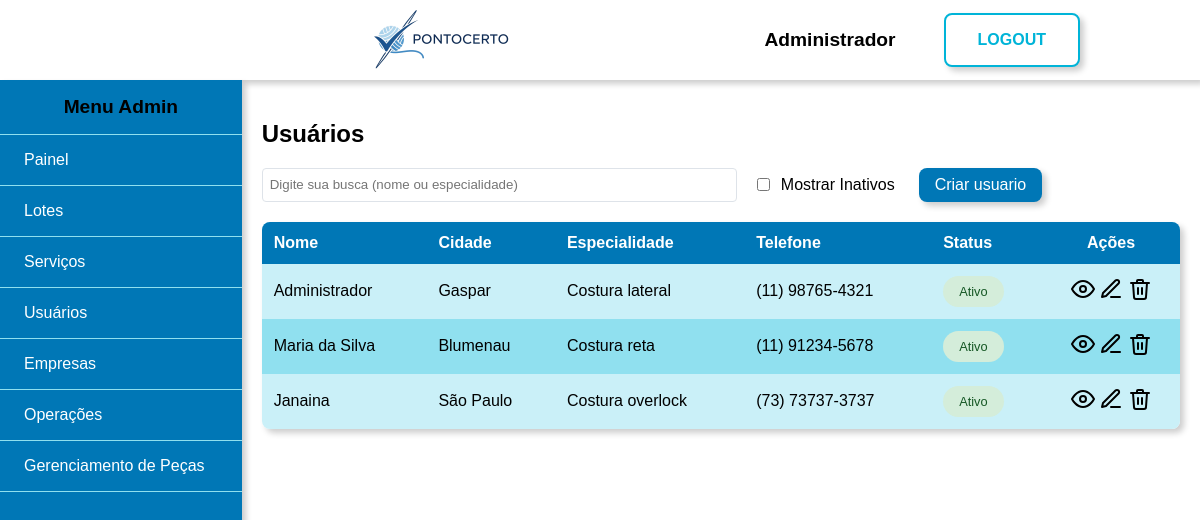
Screenshot of /admin/usuarios (signed in) with the database file from the repository.
### tables this page shows
CREATE TABLE usuarios (
    id int PRIMARY KEY AUTO_INCREMENT,
    tipo enum('admin', 'costureira') NOT NULL DEFAULT 'costureira',
    nome varchar(50) NOT NULL,
    cpf varchar(11) NOT NULL UNIQUE,
    email varchar(250) NOT NULL UNIQUE,
    telefone varchar(11) NOT NULL,
    cep varchar(8) NOT NULL,
    logradouro varchar(250),
    complemento varchar(50),
    cidade varchar(100),
    tipo_chave_pix enum('cpf', 'cnpj', 'email', 'telefone', 'aleatoria') DEFAULT 'cpf',
    chave_pix varchar(250),
    senha varchar(255) NOT NULL,
    banco int NULL DEFAULT 0,
    agencia INT NULL DEFAULT 0,
    conta INT NULL DEFAULT 0,
    especialidade_id INT NOT NULL DEFAULT 2,
    ativo TINYINT DEFAULT 1,
    created_at TIMESTAMP DEFAULT CURRENT_TIMESTAMP,
    updated_at TIMESTAMP DEFAULT CURRENT_TIMESTAMP ON UPDATE CURRENT_TIMESTAMP
 );

CREATE TABLE especialidade (
    id INT PRIMARY KEY AUTO_INCREMENT,
    nome VARCHAR(50) NOT NULL UNIQUE
);

### views/admin/usuarios.php (the view, shortened to what the rows shown need)
<div class="conteudo flex">
    <div class="conteudo-tabela">
    <h2>Usuários</h2>
        <div class="tabela">
            <table cellspacing='0' class="redondinho shadow filter">
                <thead>
                    <tr>
                        <th class="ae">Nome</th>
                        <th class="ae">Cidade</th>
                        <th class="ae">Especialidade</th>
                        <th class="ae">Telefone</th>
                        <th class="ae">Status</th>
                        <th class="ac">Ações</th>
                    </tr>
                </thead>
                <tbody>
                    <?php foreach ($listaUsuarios as $usuario): ?>
                        <tr class="linha-filter" data-ativo="<?= $usuario['ativo'] ? '1' : '0' ?>">
                            <td class="ae"><?= htmlspecialchars($usuario['nome']) ?></td>
                            <td class="ae"><?= htmlspecialchars($usuario['cidade']) ?></td>
                            <td class="ae"><?= htmlspecialchars($usuario['especialidade'] ?? 'N/A') ?></td>
                            <td class="ae" id="telefone"><?= htmlspecialchars($usuario['telefone']) ?></td>
                            <td class="ae"> <span class="status-badge <?=$usuario['ativo'] ? "active":"inactive" ?> "> <?= htmlspecialchars($usuario['ativo'] ? "Ativo":"Inativo") ?></span></td>
                            <td class="ac">
                                <a href="<?= BASE_URL ?>admin/visualizar-usuario?id=<?= $usuario['id'] ?>">
                                    <img class="icone" src="<?php echo ASSETS_URL?>icones/visualizar.svg" alt="visualizar">
                                </a>
                                <a href="<?= BASE_URL ?>admin/editar-usuario?id=<?= $usuario['id'] ?>">
                                    <img class="icone" src="<?php echo ASSETS_URL?>icones/editar.svg" alt="editar">
                                </a>
                                <?php if ($usuario['ativo']): ?>
                                    <a href="<?= BASE_URL ?>admin/remover-usuario?id=<?= $usuario['id'] ?>">
                                        <img class="icone" src="<?php echo ASSETS_URL?>icones/remover.svg" alt="remover">
                                    </a>
                                <?php else: ?>
                                    <a href="<?= BASE_URL ?>admin/reativar-usuario?id=<?= $usuario['id'] ?>">
                                        <img class="icone" src="<?php echo ASSETS_URL?>icones/reativar.svg" alt="reativar">
                                    </a>
                                <?php endif; ?>
                            </td>
                        </tr>
                    <?php endforeach; ?>
                </tbody>
            </table>
        </div>
    </div>
</div>

### views/shared/header.php (shortened to what the rows shown need)
<!DOCTYPE html>
<html lang="pt-BR">
<head>
    <link rel="stylesheet" href="<?php echo ASSETS_URL?>css/style.css">
</head>
<body>
    <?php if ($login ?? false): ?>
        <div class="principal azul flex center">
    <?php else: ?>
        <div class="principal">
            <?php if ($usuarioLogado ?? false): ?>
                <div class="topo flex h-center shadow">
                    <a class="imagem-topo" href="<?= $dashboardLink ?>">
                        <img src="<?php echo ASSETS_URL?>img/banner.png" alt="banner">
                    </a>
                    <span class="flex l-gap v-center">
                        <span class="nome-usuario"><?= htmlspecialchars($nomeUsuario) ?></span>
                        <a href="<?= BASE_URL ?>logout" class="botao-grande">LOGOUT</a>
                    </span>
                </div>
            <?php endif; ?>
    <?php endif; ?>

### rows the page displays
usuarios: nome "Administrador", cidade "Gaspar", especialidade.nome "Costura lateral", ativo "Ativo"
usuarios: nome "Maria da Silva", cidade "Blumenau", especialidade.nome "Costura reta", ativo "Ativo"
usuarios: nome "Janaina", cidade "São Paulo", especialidade.nome "Costura overlock", ativo "Ativo"

### other values shown
$userRole "Admin"
$item['label'] "Painel"
$item['label'] "Lotes"
$item['label'] "Serviços"
$item['label'] "Usuários"
$item['label'] "Empresas"
$item['label'] "Operações"
$item['label'] "Gerenciamento de Peças"
